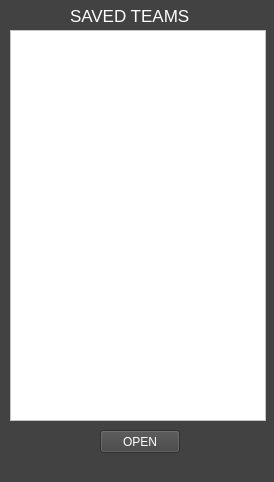
<?xml version="1.0" encoding="UTF-8"?>
<ui version="4.0">
 <class>saved_windows</class>
 <widget class="QMainWindow" name="saved_windows">
  <property name="geometry">
   <rect>
    <x>0</x>
    <y>0</y>
    <width>274</width>
    <height>482</height>
   </rect>
  </property>
  <property name="windowTitle">
   <string>MainWindow</string>
  </property>
  <property name="styleSheet">
   <string notr="true">                        background-color: rgb(66,66,66);
</string>
  </property>
  <widget class="QWidget" name="centralwidget">
   <widget class="QLabel" name="label">
    <property name="geometry">
     <rect>
      <x>70</x>
      <y>0</y>
      <width>131</width>
      <height>31</height>
     </rect>
    </property>
    <property name="font">
     <font>
      <pointsize>13</pointsize>
     </font>
    </property>
    <property name="styleSheet">
     <string notr="true">color : white
</string>
    </property>
    <property name="text">
     <string>SAVED TEAMS</string>
    </property>
   </widget>
   <widget class="QPushButton" name="open_button">
    <property name="geometry">
     <rect>
      <x>100</x>
      <y>430</y>
      <width>80</width>
      <height>23</height>
     </rect>
    </property>
    <property name="styleSheet">
     <string notr="true">color: white		</string>
    </property>
    <property name="text">
     <string>OPEN</string>
    </property>
   </widget>
   <widget class="QTableWidget" name="saved_windows_table">
    <property name="geometry">
     <rect>
      <x>10</x>
      <y>30</y>
      <width>256</width>
      <height>391</height>
     </rect>
    </property>
    <property name="styleSheet">
     <string notr="true">background-color: rgb(255, 255, 255);</string>
    </property>
   </widget>
  </widget>
 </widget>
 <resources/>
 <connections/>
</ui>
